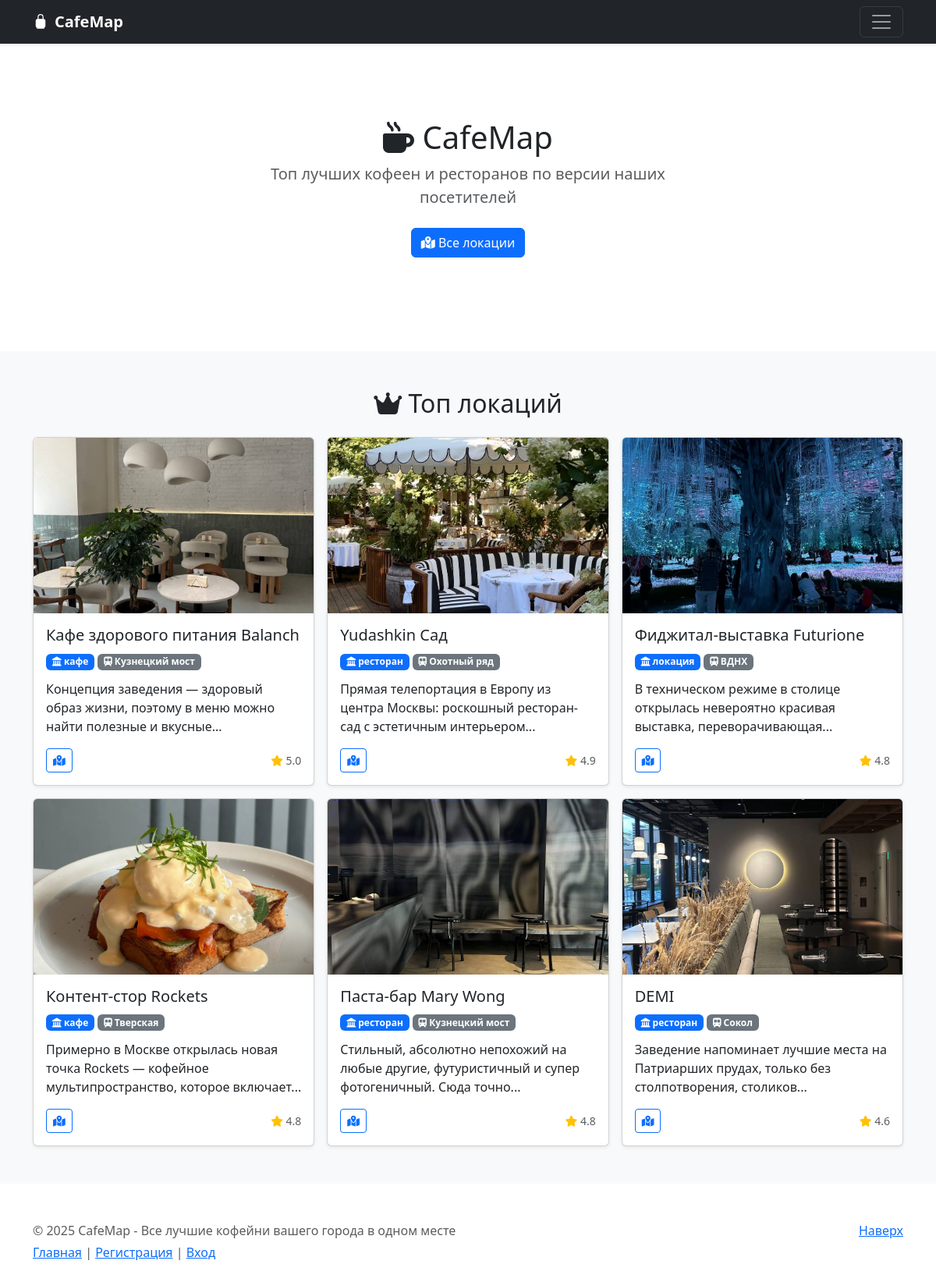
The page /home on the database its author committed.
### app.py (models this page shows, shortened)
class Location(db.Model):
    __tablename__ = 'locations'  # Явно указываем имя таблицы
    id = db.Column(db.Integer, primary_key=True)
    name = db.Column(db.String(150), nullable=False)  # Название локации
    type = db.Column(db.String(50), nullable=False)  # Тип локации
    address = db.Column(db.String(200), nullable=False)
    metro = db.Column(db.String(50), nullable=False)
    coordinates = db.Column(db.String(50))
    map_link = db.Column(db.String(500))  # Ссылка на Яндекс карты
    photo = db.Column(db.String(100))  # Путь к фото (img/filename.jpg)
    description = db.Column(db.Text, nullable=False)
    promo_code = db.Column(db.String(50))  # Промокод
    rating = db.Column(db.Float)  # Рейтинг

### app.py (the view)
@app.route('/')
@app.route('/home')
def index():
    top_locations = Location.query.order_by(Location.rating.desc()).limit(6).all()
    return render_template("index.html", top_locations=top_locations)

### templates/index.html (shortened to what this page needs)
{% extends 'base.html' %}
{% block body %}
<main>
  <section class="py-5 text-center container">
    <div class="row py-lg-5">
      <div class="col-lg-6 col-md-8 mx-auto">
        <h1 class="fw-light"><i class="fas fa-mug-hot"></i> CafeMap</h1>
        <p class="lead text-body-secondary">Топ лучших кофеен и ресторанов по версии наших посетителей</p>
        <p>
          <a href="/locations" class="btn btn-primary my-2">
            <i class="fas fa-map-marked-alt"></i> Все локации
          </a>
        </p>
      </div>
    </div>
  </section>
  <div class="album py-5 bg-body-tertiary">
    <div class="container">
      <h2 class="text-center mb-4"><i class="fas fa-crown"></i> Топ локаций</h2>
      <div class="row row-cols-1 row-cols-sm-2 row-cols-md-3 g-3">
        {% for location in top_locations %}
        <div class="col">
          <div class="card shadow-sm h-100">
            {% if location.photo %}
            <img src="{{ url_for('static', filename=location.photo) }}"
                 class="card-img-top"
                 style="height: 225px; object-fit: cover;"
                 alt="{{ location.name }}">
            {% else %}
            <div class="card-img-top bg-secondary d-flex align-items-center justify-content-center"
                 style="height: 225px;">
                <i class="fas fa-camera fa-3x text-white"></i>
            </div>
            {% endif %}
            <div class="card-body d-flex flex-column">
              <h5 class="card-title">{{ location.name }}</h5>
              <div class="mb-2">
                <span class="badge bg-primary mb-1">
                  <i class="fas fa-{{ 'utensils' if location.type in ['Ресторан', 'Кафе'] else 'landmark' }}"></i>
                  {{ location.type }}
                </span>
                <span class="badge bg-secondary">
                  <i class="fas fa-subway"></i> {{ location.metro }}
                </span>
              </div>
              <p class="card-text flex-grow-1">{{ location.description|truncate(100) }}</p>
              <div class="d-flex justify-content-between align-items-center mt-auto">
                <div class="btn-group">
                  <a href="{{ location.map_link }}" target="_blank"
                     class="btn btn-sm btn-outline-primary">
                    <i class="fas fa-map-marked-alt"></i>
                  </a>
                </div>
                <small class="text-body-secondary">
                  <i class="fas fa-star text-warning"></i>
                  {{ "%.1f"|format(location.rating) if location.rating else 'Нет оценок' }}
                </small>
              </div>
            </div>
          </div>
        </div>
        {% endfor %}
      </div>
    </div>
  </div>
</main>
{% endblock %}

### templates/base.html (shortened to what this page needs)
<!doctype html>
<html lang="ru">
<head>
    <link rel="stylesheet" href="{{ url_for('static', filename='css/main.css') }}">
    <link rel="stylesheet" href="https://cdn.jsdelivr.net/npm/bootstrap@5.3.3/dist/css/bootstrap.min.css">
    <link rel="stylesheet" href="https://cdnjs.cloudflare.com/ajax/libs/font-awesome/6.4.0/css/all.min.css">
</head>
<body>
    <header data-bs-theme="dark">
        <div class="navbar navbar-dark bg-dark shadow-sm">
            <div class="container">
                <a href="/" class="navbar-brand d-flex align-items-center">
                    <strong>CafeMap</strong>
                </a>
                <button class="navbar-toggler" type="button" data-bs-toggle="collapse" data-bs-target="#navbarHeader" aria-controls="navbarHeader" aria-expanded="false" aria-label="Toggle navigation">
                    <span class="navbar-toggler-icon"></span>
                </button>
    </header>
    {% block body %}{% endblock %}
    <footer class="text-body-secondary py-5">
        <div class="container">
            <p class="float-end mb-1">
                <a href="#">Наверх</a>
            </p>
            <p class="mb-1">© 2025 CafeMap - Все лучшие кофейни вашего города в одном месте</p>
            <p class="mb-0">
                <a href="/">Главная</a> |
                <a href="/register">Регистрация</a> |
                <a href="/login">Вход</a>
            </p>
        </div>
    </footer>
</body>
</html>

### rows shown on the page
Location: photo+name (picture), name "Кафе здорового питания Balanch", type "кафе", metro "Кузнецкий мост", description "Концепция заведения — здоровый образ жизни, поэтому в меню можно найти полезные и вкусные...", rating "5.0"
Location: photo+name (picture), name "Yudashkin Сад", type "ресторан", metro "Охотный ряд", description "Прямая телепортация в Европу из центра Москвы: роскошный ресторан-сад с эстетичным интерьером...", rating "4.9"
Location: photo+name (picture), name "Фиджитал-выставка Futurione", type "локация", metro "ВДНХ", description "В техническом режиме в столице открылась невероятно красивая выставка, переворачивающая...", rating "4.8"
Location: photo (picture), name "Контент-стор Rockets", type "кафе", metro "Тверская", description "Примерно в Москве открылась новая точка Rockets — кофейное мультипространство, которое включает...", rating "4.8"
Location: photo+name (picture), name "Паста-бар Mary Wong", type "ресторан", metro "Кузнецкий мост", description "Стильный, абсолютно непохожий на любые другие, футуристичный и супер фотогеничный. Сюда точно...", rating "4.8"
Location: photo+name (picture), name "DEMI", type "ресторан", metro "Сокол", description "Заведение напоминает лучшие места на Патриарших прудах, только без столпотворения, столиков...", rating "4.6"
